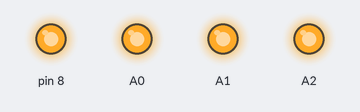
Recording of a sketch running on a simulated Arduino Uno, built with avr-gcc and run on an emulated ATmega328P. Parts: output pins drawn as LEDs (lit = HIGH).

Above: at 0.1 s.
Timing chart, 0 to 1.6 s (numbered marks = the images above):
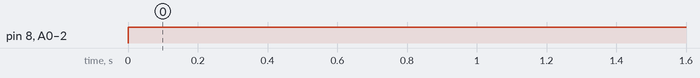

Measured:
- by itself, pin 8, A0–2: LOW → HIGH at 0.00 s

The sketch:

Version0.1.0.ino
```cpp
void setup() {
  // put your setup code here, to run once:
  pinMode(8, OUTPUT);
  pinMode(A1, OUTPUT);
  pinMode(A2, OUTPUT);
  pinMode(A0, OUTPUT);
}

void loop() {
  // put your main code here, to run repeatedly:
  digitalWrite(8, HIGH);
  digitalWrite(A1, HIGH);
  digitalWrite(A2, HIGH);
  digitalWrite(A0, HIGH);
}
```
